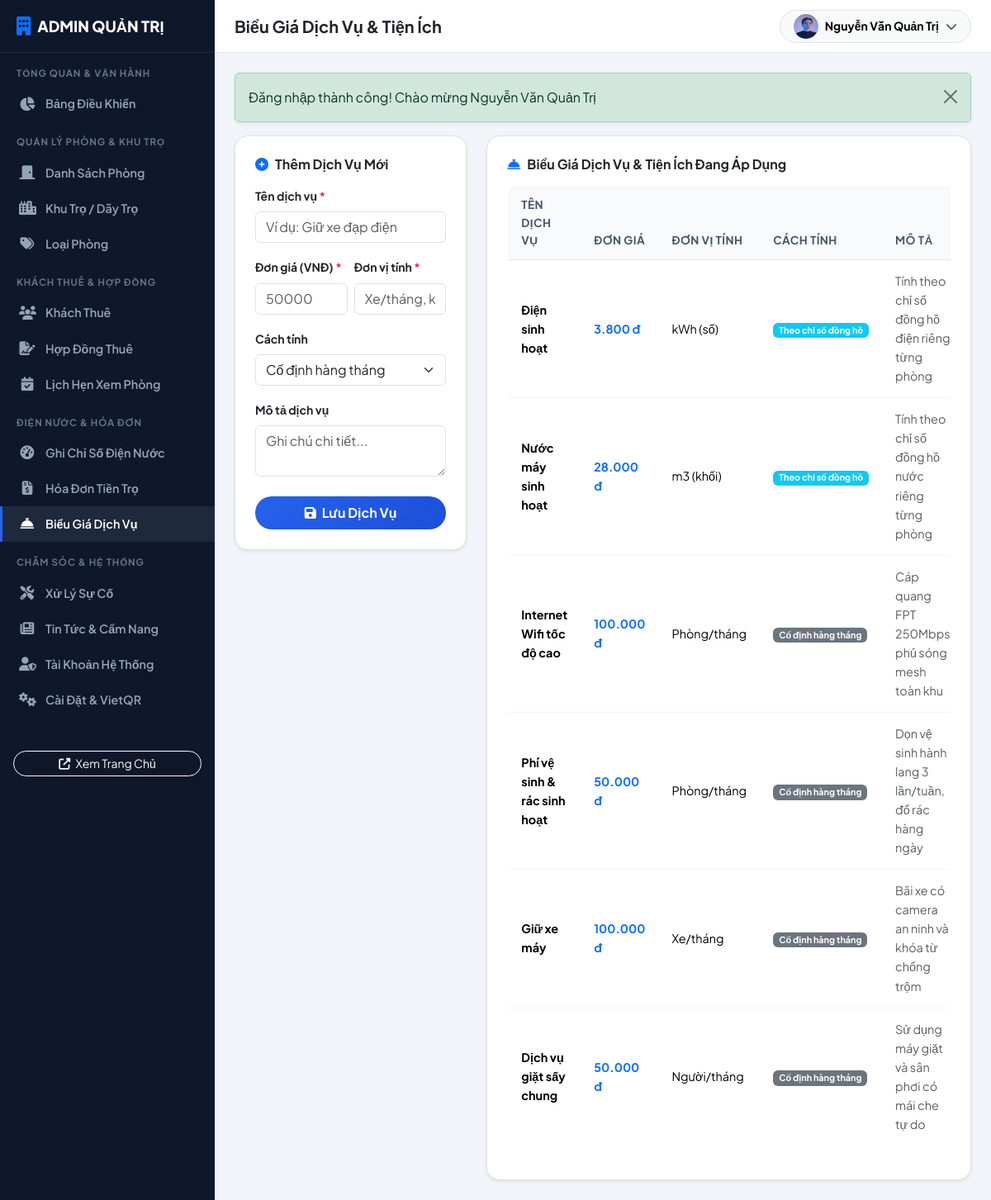
Page /admin/services (signed in) on the committed database.
### tables this page shows
CREATE TABLE `services` (
    `id` INT AUTO_INCREMENT PRIMARY KEY,
    `name` VARCHAR(100) NOT NULL,
    `price` DECIMAL(12,2) NOT NULL,
    `unit` VARCHAR(50) NOT NULL,
    `type` ENUM('meter', 'fixed') NOT NULL DEFAULT 'fixed',
    `description` VARCHAR(255) NULL,
    `is_active` TINYINT NOT NULL DEFAULT 1
);

### app/controllers/AdminController.php (called while the page is built, shortened)
<?php
class AdminController extends Controller {
    public function services(): void {
        $serviceModel = $this->model('Service');
        $data = [
            'pageTitle' => 'Biểu Giá Dịch Vụ & Tiện Ích',
            'services' => $serviceModel->all('id ASC')
        ];
        $this->view('admin/services/index', $data);
    }
}

### app/core/App.php (called while the page is built, shortened)
<?php
class App {
    protected string $method = 'index';
    public function __construct() {
        $url = $this->parseUrl();
        if (!empty($url[0])) {
            $candidateName = ucfirst($url[0]) . 'Controller';
            if (file_exists(APP_PATH . '/controllers/' . $candidateName . '.php')) {
                unset($url[0]);
            }
        }
        $controllerInstance = new $this->controllerName();
        if (!empty($url[1])) {
            $candidateMethod = $url[1];
            if (method_exists($controllerInstance, $candidateMethod)) {
                $this->method = $candidateMethod;
                unset($url[1]);
            }
        }
        $this->params = $url ? array_values($url) : [];
        call_user_func_array([$controllerInstance, $this->method], $this->params);
    }
    protected function parseUrl(): array {
        if (isset($_GET['url']) && !empty(trim($_GET['url']))) {
            return explode('/', filter_var(rtrim($_GET['url'], '/'), FILTER_SANITIZE_URL));
        }
        $requestUri = parse_url($_SERVER['REQUEST_URI'] ?? '', PHP_URL_PATH);
        $requestUri = trim($requestUri, '/');
        return explode('/', filter_var($requestUri, FILTER_SANITIZE_URL));
    }
}

### index.php (called while the page is built, shortened)
<?php
require_once APP_PATH . '/core/Database.php';
require_once APP_PATH . '/core/Model.php';
require_once APP_PATH . '/core/Controller.php';
require_once APP_PATH . '/core/Helpers.php';
require_once APP_PATH . '/core/App.php';
$app = new App();

### app/core/Model.php (called while the page is built, shortened)
<?php
class Model {
    protected PDO $db;
    protected string $table = '';
    public function __construct() {
        $this->db = Database::getInstance();
    }
    public function all(string $orderBy = 'id DESC'): array {
        $sql = "SELECT * FROM {$this->table} ORDER BY {$orderBy}";
        $stmt = $this->db->query($sql);
        return $stmt->fetchAll();
    }
}

### app/core/Database.php (called while the page is built, shortened)
<?php
class Database {
    private static ?PDO $instance = null;
    public static function getInstance(): PDO {
        if (self::$instance === null) {
            $dsn = "mysql:host=" . DB_HOST . ";port=" . DB_PORT . ";dbname=" . DB_NAME . ";charset=" . DB_CHARSET;
            $options = [
                PDO::ATTR_ERRMODE            => PDO::ERRMODE_EXCEPTION,
                PDO::ATTR_DEFAULT_FETCH_MODE => PDO::FETCH_ASSOC,
                PDO::ATTR_EMULATE_PREPARES   => false,
                PDO::MYSQL_ATTR_INIT_COMMAND => "SET NAMES utf8mb4 COLLATE utf8mb4_unicode_ci"
            ];
            try {
                self::$instance = new PDO($dsn, DB_USER, DB_PASS, $options);
            } catch (PDOException $e) {
                die("<h3>Lỗi kết nối Cơ sở dữ liệu:</h3> " . htmlspecialchars($e->getMessage()) .
                    "<br><br><i>Vui lòng kiểm tra file cấu hình <code>app/config/config.php</code> và đảm bảo MySQL đang chạy trong XAMPP.</i>");
            }
        }
        return self::$instance;
    }
}

### app/views/admin/services/index.php (the view, shortened to what this page needs)
<?php require_once VIEW_PATH . '/layouts/admin_header.php'; ?>
<div class="row g-4">
    <div class="col-lg-4">
        <div class="card border rounded-4 shadow-sm bg-white p-4">
            <h6 class="fw-bold mb-3"><i class="fas fa-plus-circle text-primary me-2"></i>Thêm Dịch Vụ Mới</h6>
            <form action="<?= BASE_URL ?>/admin/services" method="POST">
                <div class="mb-3">
                    <label class="form-label small fw-bold">Tên dịch vụ <span class="text-danger">*</span></label>
                    <input type="text" name="name" class="form-control" placeholder="Ví dụ: Giữ xe đạp điện" required>
                </div>
                <div class="row g-2 mb-3">
                    <div class="col-6">
                        <label class="form-label small fw-bold">Đơn giá (VNĐ) <span class="text-danger">*</span></label>
                        <input type="number" name="price" class="form-control" placeholder="50000" step="1000" required>
                    </div>
                    <div class="col-6">
                        <label class="form-label small fw-bold">Đơn vị tính <span class="text-danger">*</span></label>
                        <input type="text" name="unit" class="form-control" placeholder="Xe/tháng, kWh..." required>
                    </div>
                </div>
                <div class="mb-3">
                    <label class="form-label small fw-bold">Cách tính</label>
                    <select name="type" class="form-select">
                        <option value="fixed" selected>Cố định hàng tháng</option>
                    </select>
                </div>
                <div class="mb-4">
                    <label class="form-label small fw-bold">Mô tả dịch vụ</label>
                    <textarea name="description" rows="2" class="form-control" placeholder="Ghi chú chi tiết..."></textarea>
                </div>
                <button type="submit" class="btn btn-primary-custom w-100 py-2 rounded-pill fw-bold">
                    <i class="fas fa-save me-1"></i> Lưu Dịch Vụ
                </button>
            </form>
        </div>
    </div>
    <div class="col-lg-8">
        <div class="card border rounded-4 shadow-sm bg-white p-4">
            <h6 class="fw-bold mb-3"><i class="fas fa-concierge-bell text-primary me-2"></i>Biểu Giá Dịch Vụ & Tiện Ích Đang Áp Dụng</h6>
            <div class="table-responsive">
                <table class="table admin-table align-middle">
                    <thead>
                        <tr>
                            <th>Tên dịch vụ</th>
                            <th>Đơn giá</th>
                            <th>Đơn vị tính</th>
                            <th>Cách tính</th>
                            <th>Mô tả</th>
                        </tr>
                    </thead>
                    <tbody>
                        <?php foreach ($services as $srv): ?>
                            <tr>
                                <td class="fw-bold"><?= htmlspecialchars($srv['name']) ?></td>
                                <td class="text-primary fw-bold"><?= formatMoney($srv['price']) ?></td>
                                <td><?= htmlspecialchars($srv['unit']) ?></td>
                                <td>
                                    <span class="badge <?= $srv['type'] === 'meter' ? 'bg-info' : 'bg-secondary' ?>">
                                        <?= $srv['type'] === 'meter' ? 'Theo chỉ số đồng hồ' : 'Cố định hàng tháng' ?>
                                    </span>
                                </td>
                                <td class="small text-muted"><?= htmlspecialchars($srv['description'] ?? 'N/A') ?></td>
                            </tr>
                        <?php endforeach; ?>
                    </tbody>
                </table>
            </div>
        </div>
    </div>
</div>
<?php require_once VIEW_PATH . '/layouts/admin_footer.php'; ?>

### assets/css/style.css (style rules this page uses)
:root { --primary-color: #2563eb; --primary-dark: #1d4ed8; --primary-light: #eff6ff; --secondary-color: #0f172a; --accent-color: #f59e0b; --success-color: #10b981; --danger-color: #ef4444; --background: #f8fafc; --card-bg: #ffffff; --text-main: #1e293b; --text-muted: #64748b; --border-color: #e2e8f0; --radius: 12px; --shadow-sm: 0 1px 2px 0 rgba(0, 0, 0, 0.05); --shadow: 0 4px 6px -1px rgba(0, 0, 0, 0.1), 0 2px 4px -1px rgba(0, 0, 0, 0.06); --shadow-lg: 0 10px 15px -3px rgba(0, 0, 0, 0.1), 0 4px 6px -2px rgba(0, 0, 0, 0.05); }
body { font-family: 'Plus Jakarta Sans', sans-serif; background-color: var(--background); color: var(--text-main); line-height: 1.6; overflow-x: hidden; }
.btn-primary-custom { background: linear-gradient(135deg, #2563eb, #1d4ed8); border: none; color: white; font-weight: 600; padding: 9px 20px; border-radius: 8px; transition: all 0.2s; }

### assets/css/admin.css (style rules this page uses)
:root { --admin-sidebar-width: 260px; --admin-sidebar-bg: #0f172a; --admin-sidebar-hover: #1e293b; --admin-topbar-height: 64px; }
body.admin-body { background-color: #f1f5f9; }
.admin-table { background: white; border-radius: 12px; border: 1px solid #e2e8f0; overflow: hidden; }
.admin-table thead th { background: #f8fafc; color: #475569; font-weight: 700; font-size: 0.85rem; text-transform: uppercase; letter-spacing: 0.03em; padding: 12px 16px; border-bottom: 1px solid #e2e8f0; }
.admin-table tbody td { padding: 14px 16px; vertical-align: middle; border-bottom: 1px solid #f1f5f9; font-size: 0.9rem; }

### rows in the picture
services: name "Điện sinh hoạt", price "3.800 đ", unit "kWh (số)", type "Theo chỉ số đồng hồ", description "Tính theo chỉ số đồng hồ điện riêng từng phòng"
services: name "Nước máy sinh hoạt", price "28.000 đ", unit "m3 (khối)", type "Theo chỉ số đồng hồ", description "Tính theo chỉ số đồng hồ nước riêng từng phòng"
services: name "Internet Wifi tốc độ cao", price "100.000 đ", unit "Phòng/tháng", type "Cố định hàng tháng", description "Cáp quang FPT 250Mbps phủ sóng mesh toàn khu"
services: name "Phí vệ sinh & rác sinh hoạt", price "50.000 đ", unit "Phòng/tháng", type "Cố định hàng tháng", description "Dọn vệ sinh hành lang 3 lần/tuần, đổ rác hàng ngày"
services: name "Giữ xe máy", price "100.000 đ", unit "Xe/tháng", type "Cố định hàng tháng", description "Bãi xe có camera an ninh và khóa từ chống trộm"
services: name "Dịch vụ giặt sấy chung", price "50.000 đ", unit "Người/tháng", type "Cố định hàng tháng", description "Sử dụng máy giặt và sân phơi có mái che tự do"

### other values in the picture
$pageTitle "Biểu Giá Dịch Vụ & Tiện Ích"
Auth::user()['full_name'] "Nguyễn Văn Quản Trị"
$msg "Đăng nhập thành công! Chào mừng Nguyễn Văn Quản Trị"
